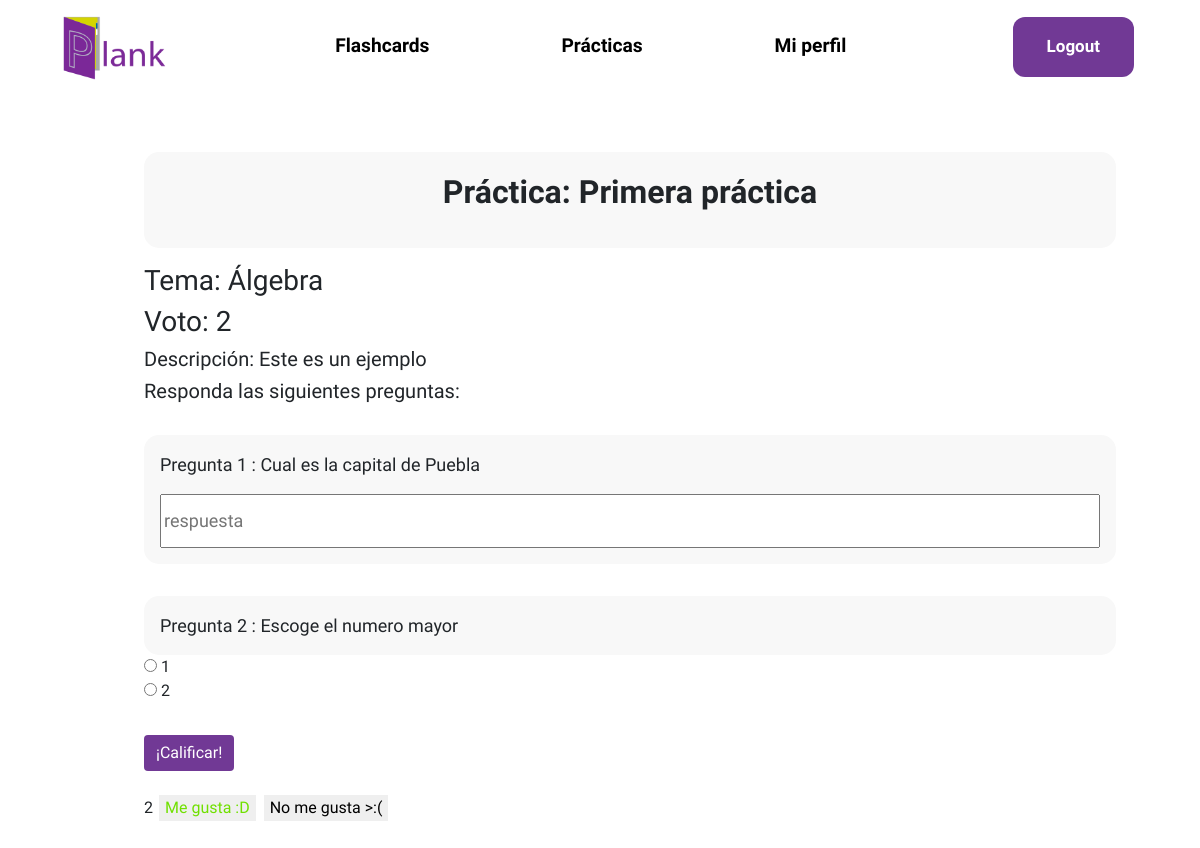
The app's page /practica/1/ (signed in), older data.
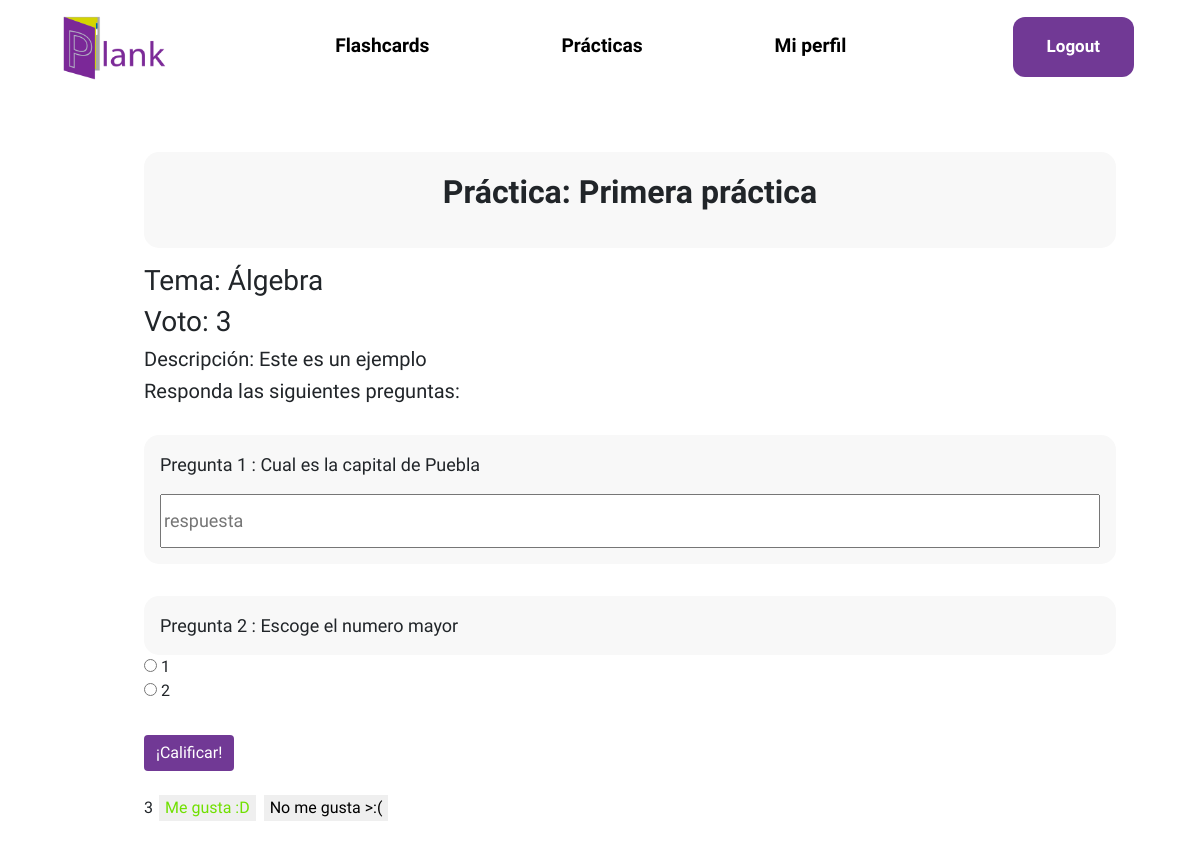
The same page, newer data.
### usuario/models.py (models this page shows, shortened)
class Herramienta(models.Model):
    user = models.ForeignKey(User,null = True, on_delete=models.SET_NULL)
    filtro = models.CharField(choices = ELECCION_TEMAS, max_length=50, default=('Matemáticas',('Álgebra','Álgebra')))
    titulo = models.CharField(max_length=100, blank=False,default='')
    descripcion = models.CharField(max_length=100, blank= False)
    visible = models.BooleanField(default=True)
    voto = models.IntegerField(default=0)
    class Meta:
        abstract = True

class Practica(Herramienta):
    def get_preguntas_abiertas(self):
        preguntas_abiertas = Abierta.objects.filter(practica = self)
        return preguntas_abiertas
    def get_preguntas_cerradas(self):
        preguntas_cerradas = Cerrada.objects.filter(practica = self)
        return preguntas_cerradas

### core/views.py (the view, shortened to what this page needs)
# urls.py: path("practica/<int:id>/", login_required(views.practica), name="practica"),
def practica(request, id):
    practica = Practica.objects.get(id=id)
    preguntasAbiertas = practica.get_preguntas_abiertas()
    preguntasCerradas = practica.get_preguntas_cerradas()
    voto = VotoPract.voted(practica,request.user)
    return render(request, "core/practica.html", {
            'practica':practica,
            'abiertas':preguntasAbiertas,
            'cerradas':preguntasCerradas,
            'voto':voto,
            })

### usuario/models.py (called while the page is built)
    def __str__(self) -> str:
        return self.planteamiento

    def get_respuestas(self):
        respuestas = RespuestaCerrada.objects.filter(id_pregunta = self)
        return respuestas

### voto/models.py (called while the page is built)
    def voted(id_practica,usuario):
        try:
            voto = VotoPract.objects.get(id_practica=id_practica,usuario = usuario)
        except:
            voto = None
        finally:
            if voto != None:
                if voto.positivo:
                    return 1
                else:
                    return 0
            else:
                return -1

### core/templates/core/practica.html (shortened to what this page needs)
{% extends 'core/layout.html' %}
{% load static %}
{%block cssPath%}
    <link rel="stylesheet" href="{% static 'core/styleContent.css' %}"  type="text/css"/>
{%endblock cssPath%}
{% block body %}
    <div class="document-container">
        <div class="container-center">
            <div class="center-xy">
                <p class="title">Práctica: {{ practica.titulo }}</p>
            </div>
        </div>
        <h3>Tema: {{ practica.filtro }}</h3>
        <h3>Voto: {{ practica.voto }}</h3>
        <h5>Descripción: {{ practica.descripcion }}</h5>
        <h5>Responda las siguientes preguntas:</h5>
        <div class="practica-contenido">
            <form action="" id="exam-form" data-url="{%url 'core:practica' id=practica.id%}" method="post">
                <div>
                    {% for abierta in abiertas %}
                        <div class="practica-pregunta">
                            <div class="enunciado">
                                Pregunta {{ forloop.counter }} : {{ abierta }}
                                <div class="form-box">
                                    <input class="input-box" type="text" id="{{ abierta.id }}" name="pregA{{ abierta.id }}" placeholder="respuesta">
                                </div>
                            </div>
                        </div>
                    {% endfor %}
                </div>
                <div>
                    {% for cerrada in cerradas %}
                        <div class="practica-pregunta">
                            <div class="enunciado">
                                Pregunta
                                {% with lenAbiertas=abiertas|length %}
                                    {{ forloop.counter|add:lenAbiertas }}
                                {% endwith %}: {{ cerrada }}
                            </div>
                            {% for respuesta in cerrada.get_respuestas %}
                                <div>
                                    <div>
                                    <input type="radio" id="{{ respuesta.id }}" name="pregC{{cerrada.id}}" value="{{ respuesta.respuesta }}">
                                    <label for="{{ respuesta.respuesta }}">{{ respuesta.respuesta }}</label>
                                    </div>
                                </div>
                            {% endfor %}
                        </div>
                    {% endfor %}
                </div>
                <button id="grade-button" type="submit" class="btn btn-primary" name="submit" value="submit">¡Calificar!</button>
            </form>
        </div>
        <br>
        <div class="like-dislike">
            <p class="votos" id="votos">{{practica.voto}}</p>
            <button class="voto" id="positivo" data-catid="{{practica.id}}" {% if voto == 1%} value="selected" {%else%} value="unselected" {%endif%}>Me gusta :D</button>
            <button class="voto" id="negativo" data-catid="{{practica.id}}" {% if voto == 0%} value="selected" {%else%} value="unselected" {%endif%}>No me gusta >:(</button>
        </div>
    </div>
{% endblock body %}

Row changes from the older to the newer data that the page shows:
changed Practica "Primera práctica": voto "2" → "3"
